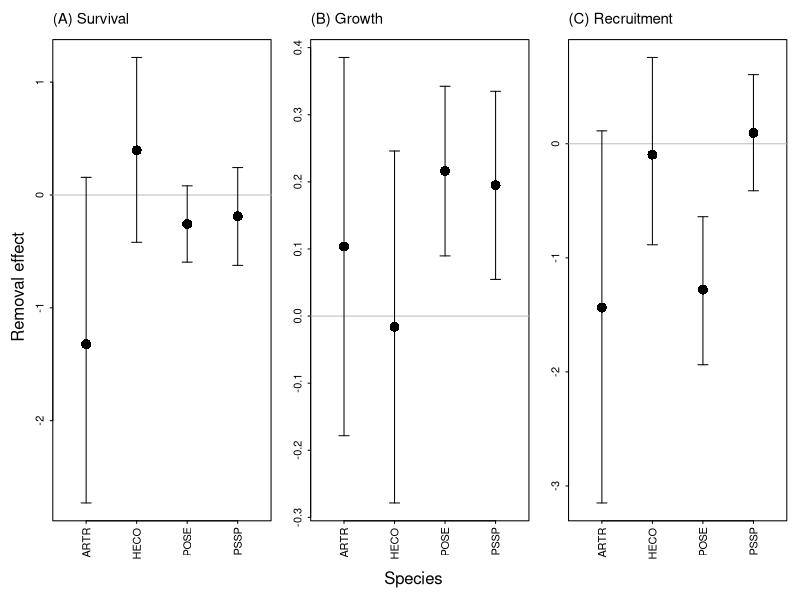

Reproduce this figure in R.

# call from removal_analysis_wrapper.r

if(exists("trtTests")==F)  trtTests <- read.csv("treatment_test_results.csv")

# plotting function
plotEffects <- function(doStage){
  ii<-which(trtTests$stage==doStage)
  myLims <- c(min(trtTests$CI.02.5[ii],na.rm=T),max(trtTests$CI.97.5[ii],na.rm=T))
  plot(c(1:4),trtTests$effect[ii],ylim=myLims,xlim=c(0.5,4.5),xlab="",ylab="",xaxt="n",pch=16)
  axis(1,at=c(1:4),labels=c("ARTR","HECO","POSE","PSSP"),las=2)
  abline(h=0,col="gray")
  points(x=c(1:4),y=trtTests$effect[ii],pch=16,cex=2) # add some larger points
  arrows(x0=c(1:4),y0=trtTests$CI.02.5[ii],x1=c(1:4),y1=trtTests$CI.97.5[ii],
         code=3,angle=90,length=0.05) 
}

png("treatment_tests.png",height=3.25,width=7,res=400,units="in")

  par(mfrow=c(1,3),tcl=-0.2,mgp=c(2,0.5,0),mar=c(4,2,3,1),oma=c(2,2,0,0))
  
  plotEffects(doStage="survival")
  mtext("(A) Survival",side=3,line=1,adj=0,cex=0.9)
  
  plotEffects(doStage="growth")
  mtext("(B) Growth",side=3,line=1,adj=0,cex=0.9)
  
  plotEffects(doStage="recruitment")
  mtext("(C) Recruitment",side=3,line=1,adj=0,cex=0.9)
  
  mtext("Species",side=1,line=0,outer=T)
  mtext("Removal effect",side=2,line=0,outer=T)

dev.off()
